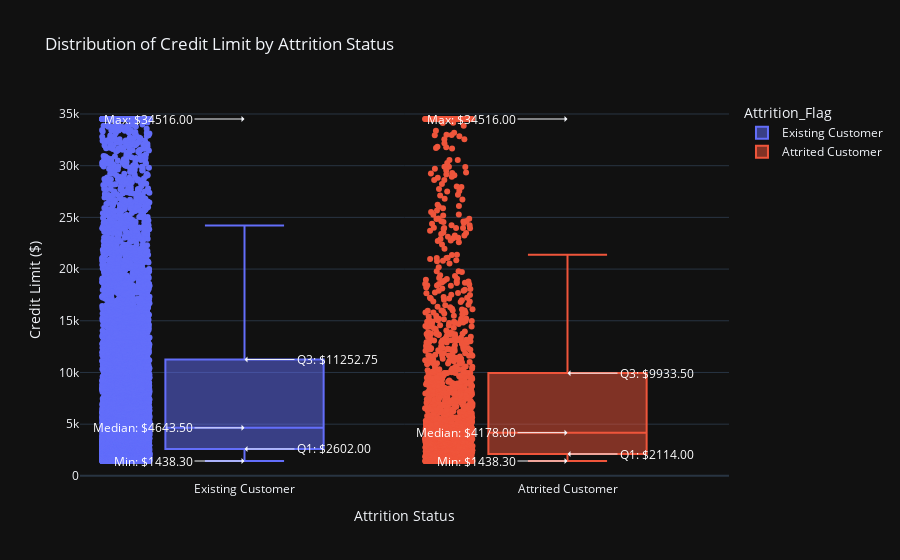

The notebook cell saved with this chart:
### Code cell
fig = px.box(
    df,
    x='Attrition_Flag',
    y='Credit_Limit',
    color='Attrition_Flag',
    title='Distribution of Credit Limit by Attrition Status',
    points='all'
)

fig.update_layout(
    template='plotly_dark',
    xaxis_title='Attrition Status',
    yaxis_title='Credit Limit ($)',
)

statistics = df.groupby('Attrition_Flag')['Credit_Limit'].describe()

for attrition_flag in statistics.index:
    stats = statistics.loc[attrition_flag]
    q1 = stats['25%']
    median = stats['50%']
    q3 = stats['75%']
    min_fence = stats['min']
    max_fence = stats['max']

    vertical_positions = {
        'Min': (min_fence, 'left'),
        'Q1': (q1, 'right'),
        'Median': (median, 'left'),
        'Q3': (q3, 'right'),
        'Max': (max_fence, 'left')
    }

    for label, (y, position) in vertical_positions.items():
        ax_offset = -50 if position == 'left' else 50 
        fig.add_annotation(
            x=attrition_flag,
            y=y,
            text=f'{label}: ${y:.2f}',
            showarrow=True,
            arrowhead=1,
            font=dict(color="white"),
            ax=ax_offset,
            ay=0,
            xanchor='right' if position == 'left' else 'left'
        )

fig.show()

### Figure 1 — Plotly figure (JSON) as saved in the notebook; plotly's stock layout.template omitted (floating-point values rounded to 4 significant figures; data arrays with more than 128 entries replaced by an {"elided": "..."} marker saying what was removed)
{"data": [{"alignmentgroup": "True", "boxpoints": "all", "hovertemplate": "Attrition_Flag=%{x}<br>Credit_Limit=%{y}<extra></extra>", "legendgroup": "Existing Customer", "marker": {"color": "#636efa"}, "name": "Existing Customer", "notched": false, "offsetgroup": "Existing Customer", "orientation": "v", "showlegend": true, "type": "box", "x": {"elided": "8500 str values"}, "x0": " ", "xaxis": "x", "y": {"elided": "8500 float values"}, "y0": " ", "yaxis": "y"}, {"alignmentgroup": "True", "boxpoints": "all", "hovertemplate": "Attrition_Flag=%{x}<br>Credit_Limit=%{y}<extra></extra>", "legendgroup": "Attrited Customer", "marker": {"color": "#EF553B"}, "name": "Attrited Customer", "notched": false, "offsetgroup": "Attrited Customer", "orientation": "v", "showlegend": true, "type": "box", "x": {"elided": "1627 str values"}, "x0": " ", "xaxis": "x", "y": {"elided": "1627 float values"}, "y0": " ", "yaxis": "y"}], "layout": {"annotations": [{"arrowhead": 1, "ax": -50, "ay": 0, "font": {"color": "white"}, "showarrow": true, "text": "Min: $1438.30", "x": "Attrited Customer", "xanchor": "right", "y": 1438.0}, {"arrowhead": 1, "ax": 50, "ay": 0, "font": {"color": "white"}, "showarrow": true, "text": "Q1: $2114.00", "x": "Attrited Customer", "xanchor": "left", "y": 2114}, {"arrowhead": 1, "ax": -50, "ay": 0, "font": {"color": "white"}, "showarrow": true, "text": "Median: $4178.00", "x": "Attrited Customer", "xanchor": "right", "y": 4178}, {"arrowhead": 1, "ax": 50, "ay": 0, "font": {"color": "white"}, "showarrow": true, "text": "Q3: $9933.50", "x": "Attrited Customer", "xanchor": "left", "y": 9934.0}, {"arrowhead": 1, "ax": -50, "ay": 0, "font": {"color": "white"}, "showarrow": true, "text": "Max: $34516.00", "x": "Attrited Customer", "xanchor": "right", "y": 34516}, {"arrowhead": 1, "ax": -50, "ay": 0, "font": {"color": "white"}, "showarrow": true, "text": "Min: $1438.30", "x": "Existing Customer", "xanchor": "right", "y": 1438.0}, {"arrowhead": 1, "ax": 50, "ay": 0, "font": {"color": "white"}, "showarrow": true, "text": "Q1: $2602.00", "x": "Existing Customer", "xanchor": "left", "y": 2602}, {"arrowhead": 1, "ax": -50, "ay": 0, "font": {"color": "white"}, "showarrow": true, "text": "Median: $4643.50", "x": "Existing Customer", "xanchor": "right", "y": 4644.0}, {"arrowhead": 1, "ax": 50, "ay": 0, "font": {"color": "white"}, "showarrow": true, "text": "Q3: $11252.75", "x": "Existing Customer", "xanchor": "left", "y": 11250.0}, {"arrowhead": 1, "ax": -50, "ay": 0, "font": {"color": "white"}, "showarrow": true, "text": "Max: $34516.00", "x": "Existing Customer", "xanchor": "right", "y": 34516}], "boxmode": "overlay", "legend": {"title": {"text": "Attrition_Flag"}, "tracegroupgap": 0}, "title": {"text": "Distribution of Credit Limit by Attrition Status"}, "xaxis": {"anchor": "y", "categoryarray": ["Existing Customer", "Attrited Customer"], "categoryorder": "array", "domain": [0, 1], "title": {"text": "Attrition Status"}}, "yaxis": {"anchor": "x", "domain": [0, 1], "title": {"text": "Credit Limit ($)"}}}}
